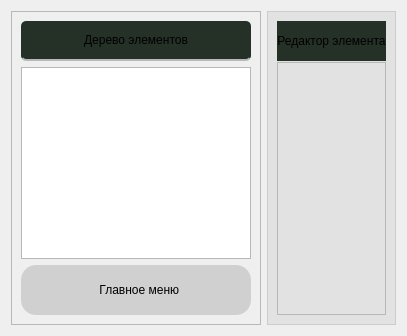
         <widget class="QWidget" name="page_edit">
          <layout class="QHBoxLayout" name="horizontalLayout_8">
           <item>
            <widget class="QFrame" name="frame_12">
             <property name="minimumSize">
              <size>
               <width>250</width>
               <height>0</height>
              </size>
             </property>
             <property name="maximumSize">
              <size>
               <width>250</width>
               <height>16777215</height>
              </size>
             </property>
             <property name="frameShape">
              <enum>QFrame::StyledPanel</enum>
             </property>
             <property name="frameShadow">
              <enum>QFrame::Raised</enum>
             </property>
             <layout class="QVBoxLayout" name="verticalLayout_18">
              <item>
               <widget class="QLabel" name="label_17">
                <property name="minimumSize">
                 <size>
                  <width>0</width>
                  <height>40</height>
                 </size>
                </property>
                <property name="styleSheet">
                 <string notr="true">font: 12pt &quot;Sans Serif&quot;;
border-bottom: 2px   solid rgb(184, 184, 184);
background-color: rgba(37, 48, 38, 1);
border-radius: 5px;</string>
                </property>
                <property name="text">
                 <string>Дерево элементов</string>
                </property>
                <property name="alignment">
                 <set>Qt::AlignCenter</set>
                </property>
               </widget>
              </item>
              <item>
               <widget class="QTreeView" name="treeView_2"/>
              </item>
              <item>
               <widget class="QPushButton" name="main_menu_page_edit_btn">
                <property name="minimumSize">
                 <size>
                  <width>0</width>
                  <height>50</height>
                 </size>
                </property>
                <property name="styleSheet">
                 <string notr="true">QPushButton{
	font: 12pt &quot;Sans Serif&quot;;
	background-color: rgba(195, 195, 195, 0.7);
border-radius: 15px;
}

QPushButton:hover {
	background-color: rgba(197, 197, 197, 0.4);
border: 3px   solid rgba(37, 48, 38, 1);
	 
}

QPushButton:pressed {
	background-color: rgba(216, 216, 216, 0.2);
}</string>
                </property>
                <property name="text">
                 <string>  Главное меню</string>
                </property>
                <property name="icon">
                 <iconset>
                  <normaloff>../images/menu.png</normaloff>../images/menu.png</iconset>
                </property>
               </widget>
              </item>
             </layout>
             <zorder>main_menu_page_edit_btn</zorder>
             <zorder>treeView_2</zorder>
             <zorder>label_17</zorder>
            </widget>
           </item>
           <item>
            <widget class="QFrame" name="frame_13">
             <property name="styleSheet">
              <string notr="true">#frame_13{
	background-color: rgba(195, 195, 195, 0.3);
}</string>
             </property>
             <property name="frameShape">
              <enum>QFrame::StyledPanel</enum>
             </property>
             <property name="frameShadow">
              <enum>QFrame::Raised</enum>
             </property>
             <layout class="QVBoxLayout" name="verticalLayout_17">
              <property name="spacing">
               <number>1</number>
              </property>
              <item>
               <widget class="QLabel" name="label_18">
                <property name="minimumSize">
                 <size>
                  <width>0</width>
                  <height>40</height>
                 </size>
                </property>
                <property name="maximumSize">
                 <size>
                  <width>16777215</width>
                  <height>40</height>
                 </size>
                </property>
                <property name="styleSheet">
                 <string notr="true">font: 12pt &quot;Sans Serif&quot;;
background-color: rgba(37, 48, 38, 1);
</string>
                </property>
                <property name="text">
                 <string>Редактор элемента</string>
                </property>
                <property name="alignment">
                 <set>Qt::AlignCenter</set>
                </property>
               </widget>
              </item>
              <item>
               <widget class="QFrame" name="frame_14">
                <property name="frameShape">
                 <enum>QFrame::StyledPanel</enum>
                </property>
                <property name="frameShadow">
                 <enum>QFrame::Raised</enum>
                </property>
               </widget>
              </item>
             </layout>
            </widget>
           </item>
          </layout>
         </widget>
